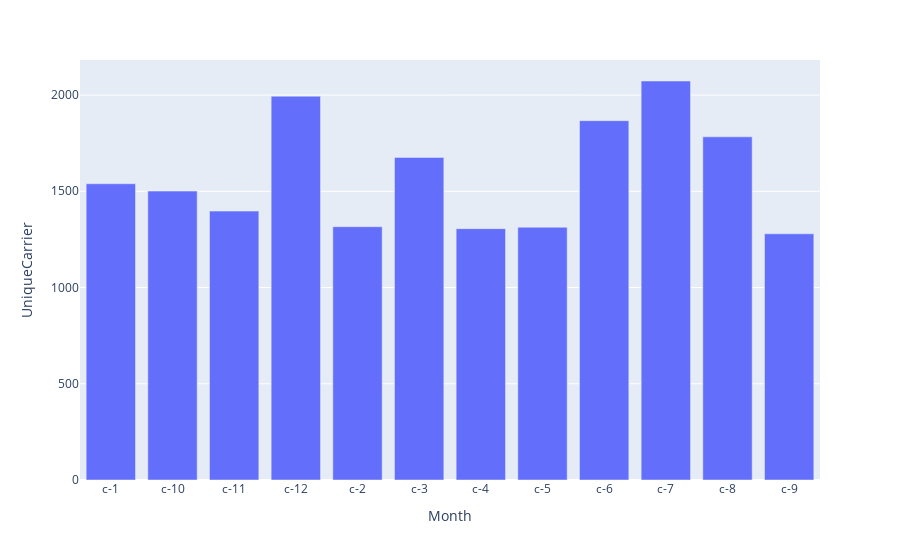

Write notebook code for a chart like this one.
### Code cell
fig = pe.bar(train_df.query("dep_delayed_15min=='Y'").groupby('Month', observed=True)['UniqueCarrier'].count().reset_index(), x='Month', y='UniqueCarrier')
fig.show()

### Figure 1 — Plotly figure (JSON) as saved in the notebook; plotly's stock layout.template omitted (floating-point values rounded to 4 significant figures)
{"data": [{"alignmentgroup": "True", "hovertemplate": "Month=%{x}<br>UniqueCarrier=%{y}<extra></extra>", "legendgroup": "", "marker": {"color": "#636efa", "pattern": {"shape": ""}}, "name": "", "offsetgroup": "", "orientation": "v", "showlegend": false, "textposition": "auto", "type": "bar", "x": ["c-1", "c-10", "c-11", "c-12", "c-2", "c-3", "c-4", "c-5", "c-6", "c-7", "c-8", "c-9"], "xaxis": "x", "y": [1539, 1501, 1397, 1994, 1316, 1676, 1306, 1313, 1867, 2073, 1783, 1279], "yaxis": "y"}], "layout": {"barmode": "relative", "legend": {"tracegroupgap": 0}, "margin": {"t": 60}, "xaxis": {"anchor": "y", "domain": [0, 1], "title": {"text": "Month"}}, "yaxis": {"anchor": "x", "domain": [0, 1], "title": {"text": "UniqueCarrier"}}}}
